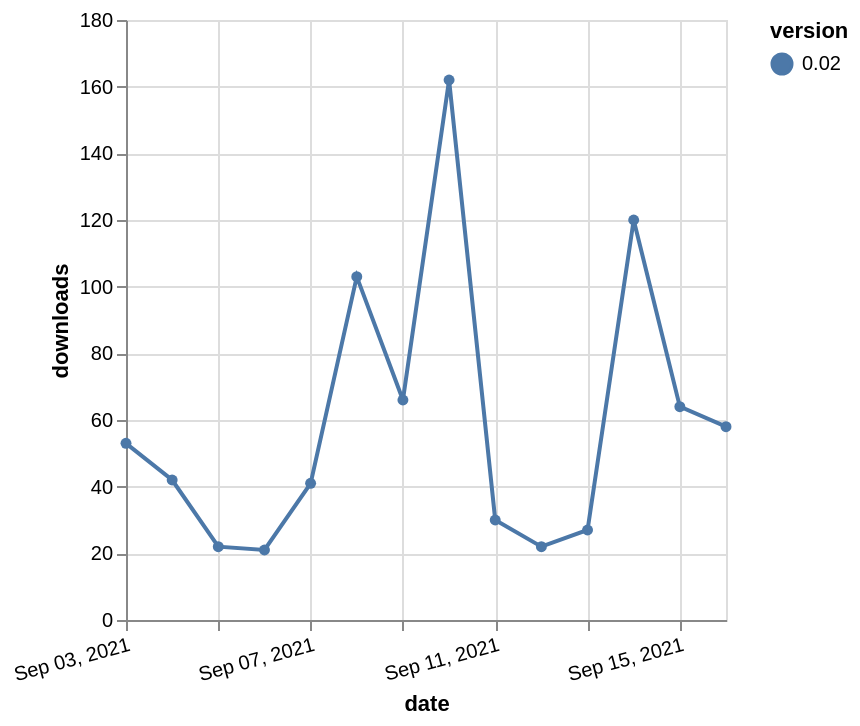

Write a Vega-Lite specification for this figure.
### Vega-Lite specification from a JSON file in a GitHub repository (floating-point values rounded to 4 significant figures)
{"$schema": "https://vega.github.io/schema/vega-lite/v5.json", "description": "A simple bar chart with embedded data.", "data": {"values": [{"date": "2021-09-03", "total": 78599, "delta": 53, "version": "0.02"}, {"date": "2021-09-04", "total": 78641, "delta": 42, "version": "0.02"}, {"date": "2021-09-05", "total": 78663, "delta": 22, "version": "0.02"}, {"date": "2021-09-06", "total": 78684, "delta": 21, "version": "0.02"}, {"date": "2021-09-07", "total": 78725, "delta": 41, "version": "0.02"}, {"date": "2021-09-08", "total": 78828, "delta": 103, "version": "0.02"}, {"date": "2021-09-09", "total": 78894, "delta": 66, "version": "0.02"}, {"date": "2021-09-10", "total": 79056, "delta": 162, "version": "0.02"}, {"date": "2021-09-11", "total": 79086, "delta": 30, "version": "0.02"}, {"date": "2021-09-12", "total": 79108, "delta": 22, "version": "0.02"}, {"date": "2021-09-13", "total": 79135, "delta": 27, "version": "0.02"}, {"date": "2021-09-14", "total": 79255, "delta": 120, "version": "0.02"}, {"date": "2021-09-15", "total": 79319, "delta": 64, "version": "0.02"}, {"date": "2021-09-16", "total": 79377, "delta": 58, "version": "0.02"}]}, "width": "container", "mark": {"type": "line", "point": {"filled": true}}, "encoding": {"x": {"field": "date", "type": "temporal", "timeUnit": "yearmonthdate", "title": "date", "axis": {"labelAngle": -15}}, "y": {"field": "delta", "type": "quantitative", "title": "downloads"}, "color": {"field": "version", "type": "nominal"}, "tooltip": {"field": "delta"}}}
